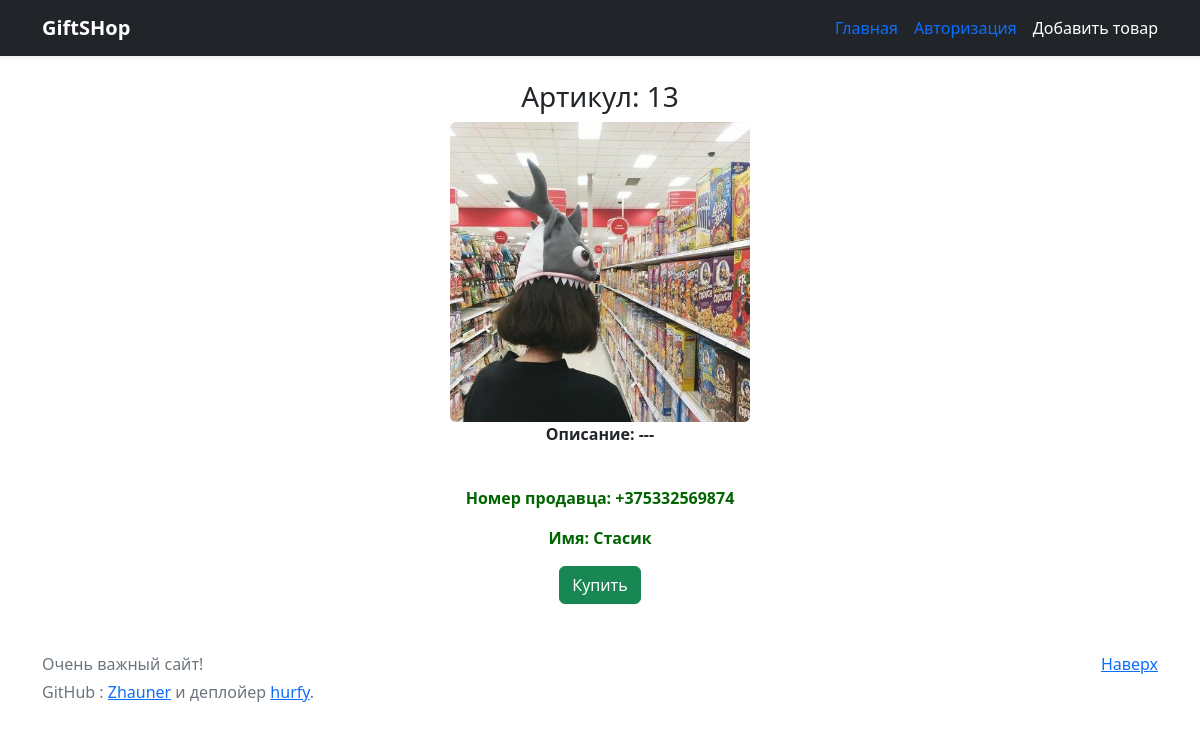
/13, run on the app's committed database.
### app.py (models this page shows)
class Item(db.Model):
    article = db.Column(db.Integer, primary_key=True)
    title = db.Column(db.String(100), nullable=False)
    text = db.Column(db.Text, nullable=False)
    price = db.Column(db.Integer, nullable=False)
    extension = db.Column(db.String(10), nullable=False)
    number = db.Column(db.String(20), nullable=False)
    name = db.Column(db.String(25), nullable=False)

### app.py (the view)
@app.route('/<int:article>')
def more(article):
    item = Item.query.get(article)
    return render_template('more_inf.html', item=item, get_user=get_username(current_user.get_id()))

### getUserID.py (called while the page is built, shortened)
def get_user(id: int):
    try:
        connect = sqlite3.connect('instance\\shop.db')
        cursor = connect.cursor()
        cursor.execute(f'SELECT * FROM users WHERE id = {id} LIMIT 1')
    except:
        return ''

def get_username(id: int):
    try:
        if get_user(id)[4] and get_user(id)[4] != 'з':
            return get_user(id)[4]
        else:
            return ''
    except:
        return ''

### templates/more_inf.html (shortened to what this page needs)
{% extends 'base.html' %}
{% block body %}
<div class="text-center">
    <br>
    <h3>Артикул: {{ item.article }}</h3>
    <img src="/static/{{ item.article }}.{{ item.extension }}" width="300px" height="300px" class="rounded">
    <br>
    <p class="fw-bold">Описание: {{ item.text }}</p>
    <br>
    <p style="color:darkgreen;"><b>Номер продавца: {{ item.number }}</b></p>
    <p style="color:darkgreen;"><b>Имя: {{ item.name }}</b></p>
    <a type="button" href="/buy" class="btn btn-success">Купить</a>
</div>
{% endblock body %}

### data on the page
Item: article "13", text "---", number "+375332569874", name "Стасик"
